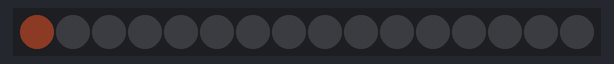
The sketch below on a simulated Arduino Uno, built with avr-gcc and run on an emulated ATmega328P. On the bench: 16 RGB LEDs in strip order, left to right. Dim RGB values are drawn brighter than linear; what the sketch prints to the serial monitor is not drawn.

Above: at 0.15 s.
At 0.75 s:
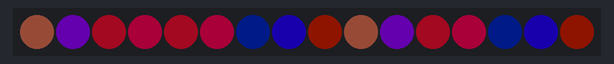
At 1.36 s:
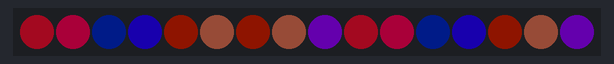

The sketch:

RGBW-16-increment.ino.ino
```cpp
// RGBW (Red Green Blue White Neo-Pixel starter code
// 16 LEDS  increment
// CW Coleman 170413

#include <Adafruit_NeoPixel.h>
#ifdef __AVR__
  #include <avr/power.h>
#endif

#define PIN 6

#define NUM_LEDS 16

#define BRIGHTNESS 50

Adafruit_NeoPixel strip = Adafruit_NeoPixel(NUM_LEDS, PIN, NEO_GRBW + NEO_KHZ800);


void setup() {
  Serial.begin(115200);
  strip.setBrightness(BRIGHTNESS);
  strip.begin();
  strip.show(); // Initialize all pixels to 'off'
}

// Initialize some variables for the void loop()
int red = 65, green= 28, blue = 19, white = 0;
int wait = 0;
int led = 0;

void loop() {


  strip.setPixelColor(led, red, green , blue, white);
  strip.show();
    delay(0);

  red = red + 37;
  green = green % red * blue +14;
  blue = blue * green % red -15;
  white = 0;

  // Increment the led.  This can also be done with led++
  led++;
  if (led > 15) led = 0;


  if (red > 255) red = 0;
   if (green > 255) green = 0;
    if (blue > 255) blue = 0;
     if (white > 50) white = 0;

    if (red < 0) red = 255;
   if (green  < 0) green = 255;
    if (blue < 0) blue = 255;
     if (white  < 0 ) white = 1;
Serial.println(" led = ");
   Serial.println(led);
Serial.println(" red = ");
   Serial.println(red);
Serial.println(" blue = ");
   Serial.println(blue);
Serial.println(" green = ");
   Serial.println(green);
}
```
